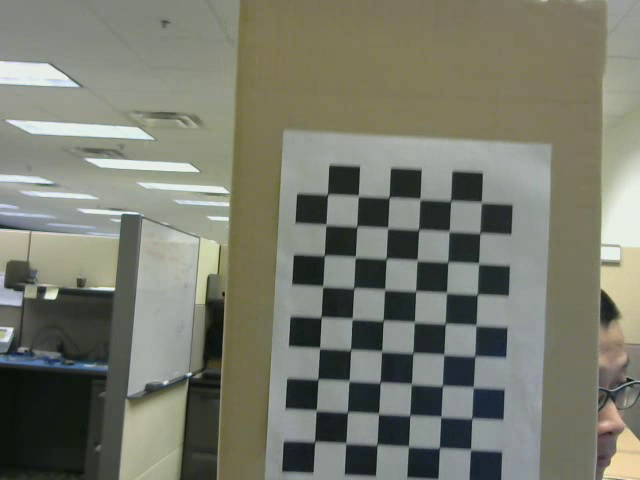
#> input picture frame 39 of src/linearlyMovingChessBoard.avi, 640 x 480 px
$ python opticalFlowTracking.py
#> lines starting #> are read from the running program, lines starting #| are printed output that depends on the picture
import numpy as np
import cv2
import argparse

videoName = "linearlyMovingChessBoard.avi"
#videoName = "rotatingChessBoard.avi"

cap = cv2.VideoCapture(videoName)

# params for ShiTomasi corner detection
feature_params = dict( maxCorners = 100,
                        qualityLevel = 0.3,
                        minDistance = 3,
                        blockSize = 5 )

# Parameters for lucas kanade optical flow
lk_params = dict( winSize  = (10,10),
                  maxLevel = 2,
                  criteria = (cv2.TERM_CRITERIA_EPS | cv2.TERM_CRITERIA_COUNT, 10, 0.03))

# Create some random colors
color = np.random.randint(0,255,(100,3))

# Take first frame and find corners in it
ret, old_frame = cap.read()
#> old_frame is the input picture: shape (480, 640, 3); mean B, G, R 109.7, 122.7, 120.6
old_gray = cv2.cvtColor(old_frame, cv2.COLOR_BGR2GRAY)
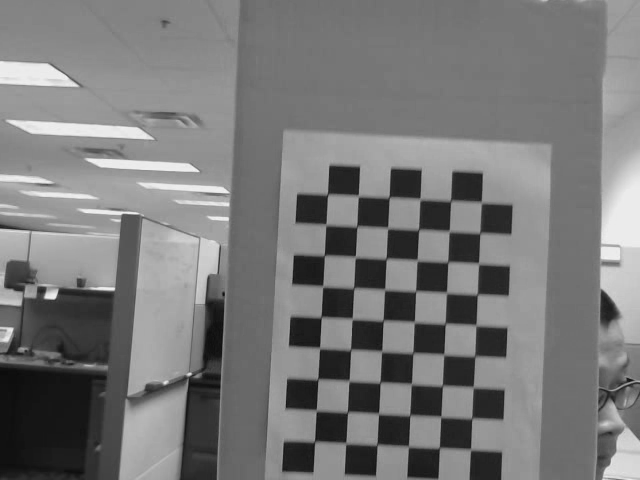
#> old_gray: shape (480, 640); min 12, max 243, mean 120.6
p0 = cv2.goodFeaturesToTrack(old_gray, mask = None, **feature_params)
#> p0 = 100 rows, first 8: [45, 297], [113, 288], [11, 329], [227, 218], [54, 297], [189, 374], [227, 204], [22, 292]

# Create a mask image for drawing purposes
mask = np.zeros_like(old_frame)

while(1):
    ret,frame = cap.read()
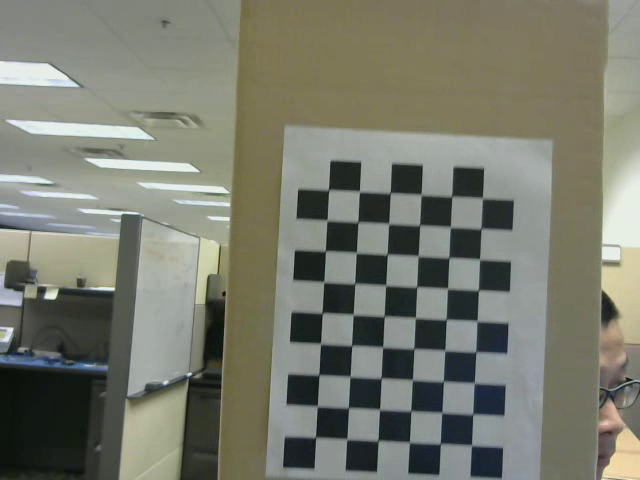
#> input picture frame 40 of src/linearlyMovingChessBoard.avi, 640 x 480 px
#> frame is the input picture: shape (480, 640, 3); mean B, G, R 109.9, 122.6, 120.7
    frame_gray = cv2.cvtColor(frame, cv2.COLOR_BGR2GRAY)
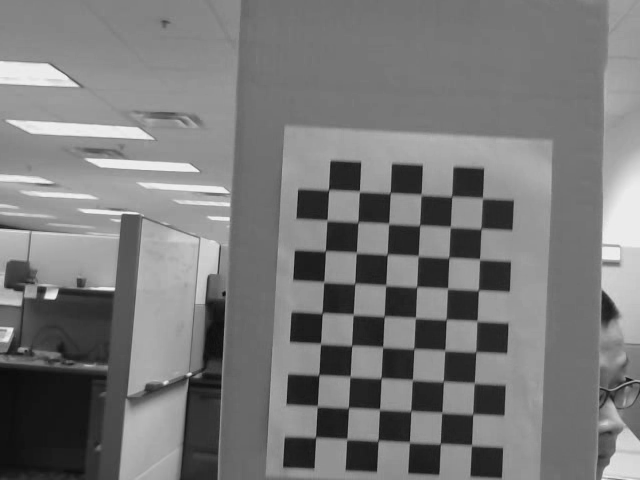
#> frame_gray: shape (480, 640); min 12, max 243, mean 120.6

    # calculate optical flow
    p1, st, err = cv2.calcOpticalFlowPyrLK(old_gray, frame_gray, p0, None, **lk_params)
#> p1 = 100 rows, first 8: [45.01, 297], [113, 288], [11.02, 329], [227.9, 218.1], [54.01, 297], [189, 374], [227.8, 204.1], [22, 292]; st = 100 values from 1 to 1; err = 100 values, max 22.9 at index 48, min 0.126 at index 7, mean 2.22

    # Select good points
    good_new = p1[st==1]
#> good_new = 100 pairs, first value 5 to 626.3, second value 162.5 to 473.9
    good_old = p0[st==1]
#> good_old = 100 pairs, first value 5 to 627, second value 167 to 478

    # draw the tracks
    for i,(new,old) in enumerate(zip(good_new,good_old)):
        a,b = new.ravel()
        c,d = old.ravel()
        mask = cv2.line(mask, (a,b),(c,d), color[i].tolist(), 2)
        frame = cv2.circle(frame,(a,b),5,color[i].tolist(),-1)
#> this loop made 100 passes
#> (a, b, c, d) on passes 1 to 12: (45.01, 297, 45, 297), (113, 288, 113, 288), (11.02, 329, 11, 329), (227.9, 218.1, 227, 218), (54.01, 297, 54, 297), (189, 374, 189, 374), (227.8, 204.1, 227, 204), (22, 292, 22, 292), (44.99, 288, 45, 288), (119, 220, 119, 220), (119, 217, 119, 217), (626.3, 378.6, 627, 379)
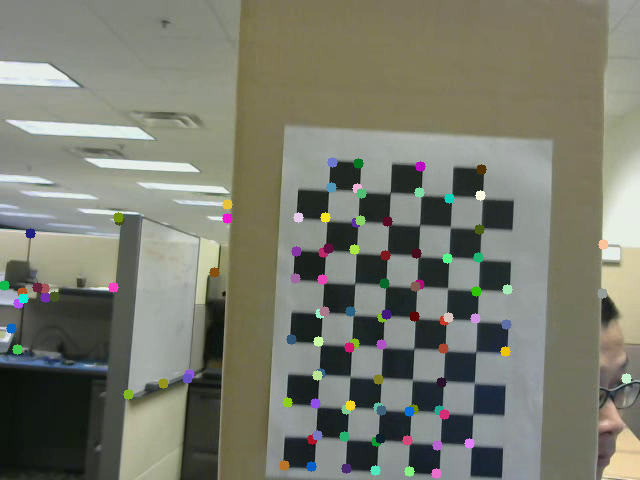
#> frame: shape (480, 640, 3); mean B, G, R 110.5, 123.3, 121.5
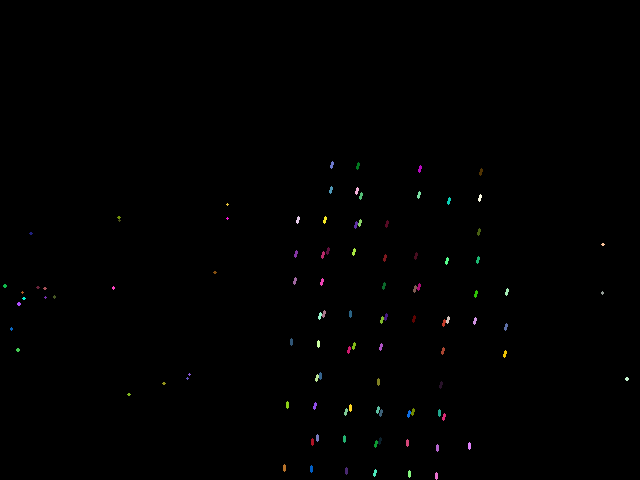
#> mask: shape (480, 640, 3); mean of channels 0, 1, 2 0.7, 0.7, 0.7; drawn as B, G, R

    img = cv2.add(frame,mask)

    cv2.imshow('frame',img)
    k = cv2.waitKey(30) & 0xff
#> (key Esc is pressed here)
    if k == 27:
        break

    # Now update the previous frame and previous points
    old_gray = frame_gray.copy()
    p0 = good_new.reshape(-1,1,2)

cv2.destroyAllWindows()
cap.release()

$ run again, starting later in the video
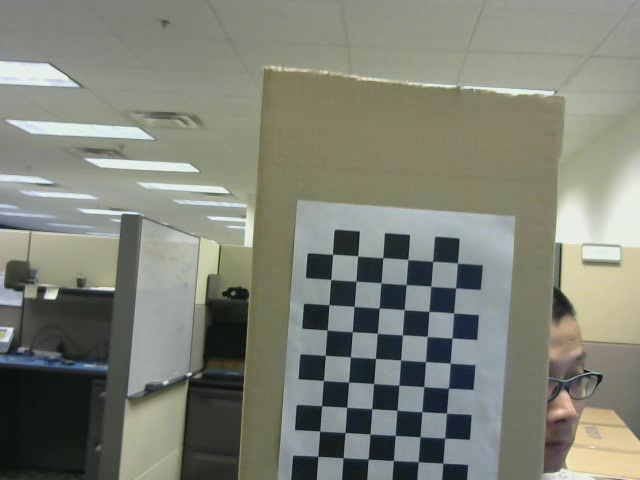
#> input picture frame 176 of src/linearlyMovingChessBoard.avi, 640 x 480 px
#> old_frame is the input picture: shape (480, 640, 3); mean B, G, R 118.6, 130.3, 127.1
#> p0 = 100 rows, first 8: [113, 288], [45, 297], [11, 329], [356, 254], [331, 253], [327, 354], [346, 407], [408, 236]
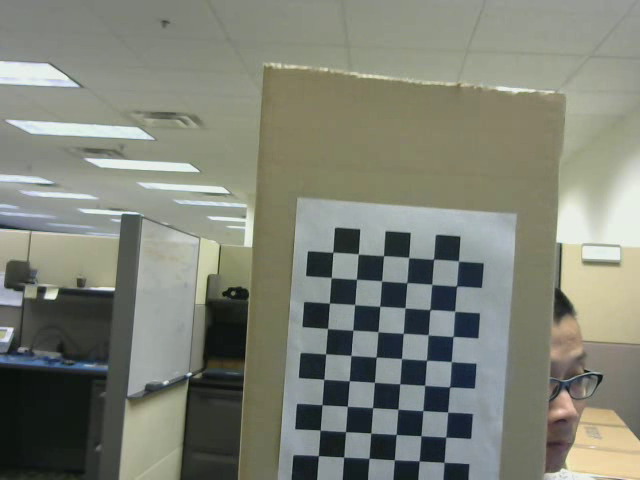
#> input picture frame 177 of src/linearlyMovingChessBoard.avi, 640 x 480 px
#> frame is the input picture: shape (480, 640, 3); mean B, G, R 118.5, 130.3, 127.1
#> p1 = 100 rows, first 8: [113, 288], [44.98, 297], [11, 329], [356.5, 252], [331.4, 251], [327.4, 352.5], [346.6, 406], [408.7, 233.9]; st = 100 values from 1 to 1; err = 100 values, max 5.61 at index 82, min 0.161 at index 2, mean 2.93
#> good_new = 100 pairs, first value 11 to 560.1, second value 229.9 to 462.2
#> good_old = 100 pairs, first value 11 to 560, second value 232 to 463
#> the loop `for i,(new,old) in enumerate(zip(good_new,good_old)):` made 100 passes
#> (a, b, c, d) on passes 1 to 8: (113, 288, 113, 288), (44.98, 297, 45, 297), (11, 329, 11, 329), (356.5, 252, 356, 254), (331.4, 251, 331, 253), (327.4, 352.5, 327, 354), (346.6, 406, 346, 407), (408.7, 233.9, 408, 236)
#> after the loop `for i,(new,old) in enumerate(zip(good_new,good_old)):`:
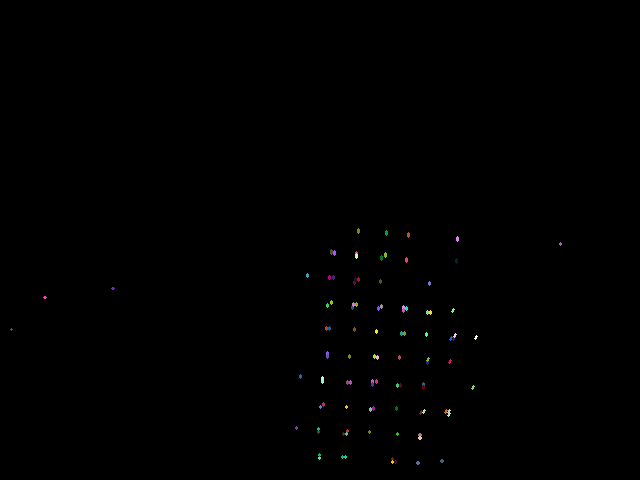
#> mask: shape (480, 640, 3); mean of channels 0, 1, 2 0.4, 0.4, 0.4; drawn as B, G, R

$ run again, starting later in the video
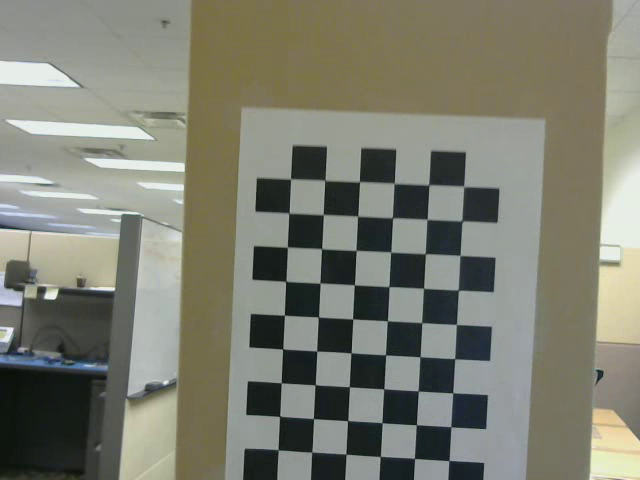
#> input picture frame 314 of src/linearlyMovingChessBoard.avi, 640 x 480 px
#> old_frame is the input picture: shape (480, 640, 3); mean B, G, R 113.1, 126.2, 124.9
#> p0 = 100 rows, first 8: [346, 422], [45, 297], [415, 423], [113, 288], [351, 318], [315, 420], [346, 419], [384, 421]
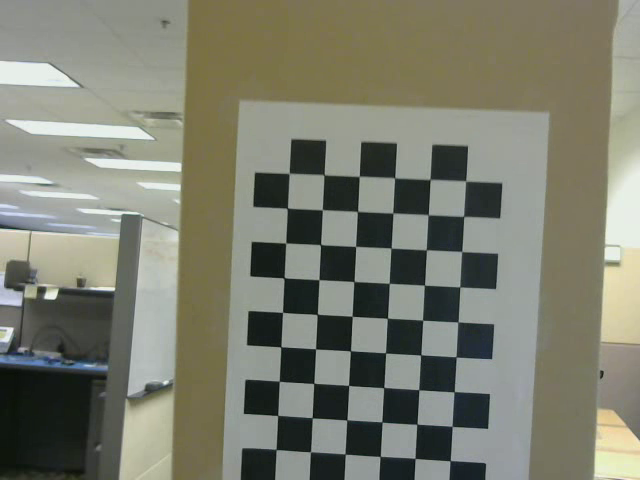
#> input picture frame 315 of src/linearlyMovingChessBoard.avi, 640 x 480 px
#> frame is the input picture: shape (480, 640, 3); mean B, G, R 111.4, 125.7, 124.1
#> p1 = 100 rows, first 8: [345.2, 421.3], [44.96, 297], [415.6, 422.4], [113, 288], [350.5, 315.3], [313.7, 419.2], [345.2, 418.3], [383.9, 420.3]; st = 100 values from 1 to 1; err = 100 values, max 6.56 at index 92, min 0.421 at index 3, mean 3.68
#> good_new = 100 pairs, first value 11.02 to 486, second value 212.3 to 464.3
#> good_old = 100 pairs, first value 11 to 484, second value 217 to 464
#> the loop `for i,(new,old) in enumerate(zip(good_new,good_old)):` made 100 passes
#> (a, b, c, d) on passes 1 to 8: (345.2, 421.3, 346, 422), (44.96, 297, 45, 297), (415.6, 422.4, 415, 423), (113, 288, 113, 288), (350.5, 315.3, 351, 318), (313.7, 419.2, 315, 420), (345.2, 418.3, 346, 419), (383.9, 420.3, 384, 421)
#> after the loop `for i,(new,old) in enumerate(zip(good_new,good_old)):`:
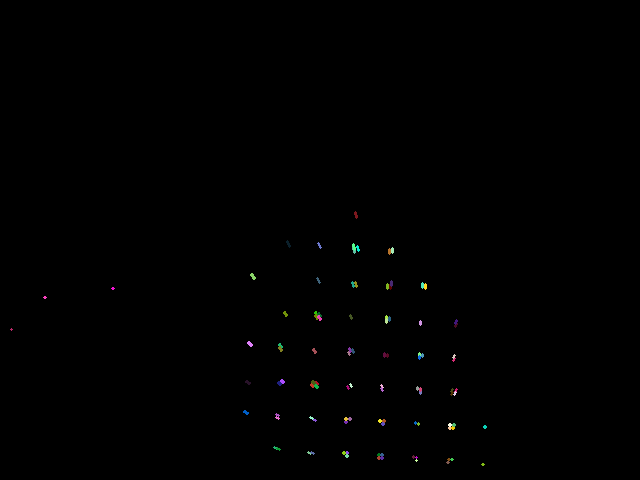
#> mask: shape (480, 640, 3); mean of channels 0, 1, 2 0.5, 0.5, 0.5; drawn as B, G, R
